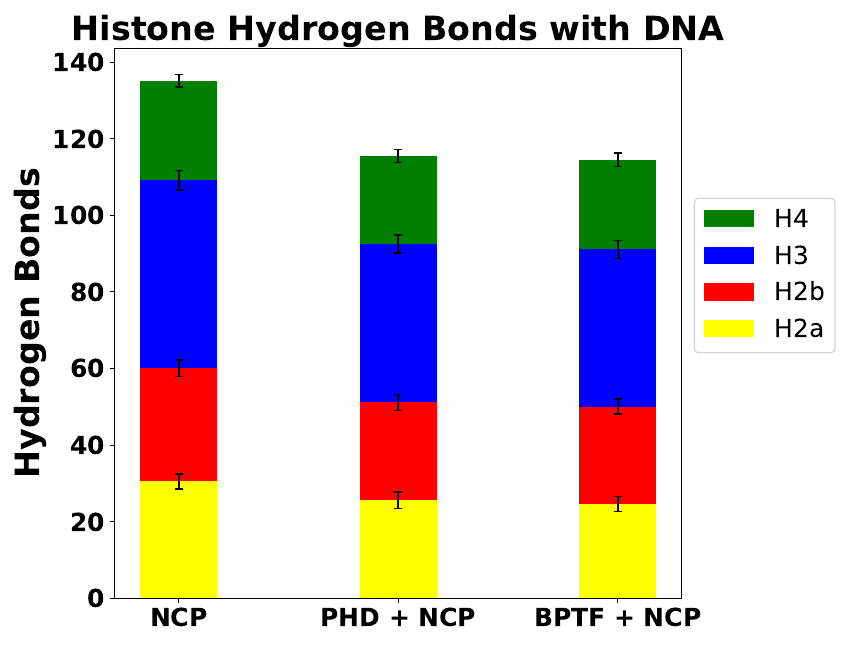

Here is the Python script that generated this plot:
import matplotlib.pyplot as plt
import numpy as np

font = {'family': 'sans-serif',
        'color':  'black',
        'weight': 'bold',
        'size': 24,
        }
        
label = ['NCP', 'PHD + NCP', 'BPTF + NCP']
h3 = np.array([49.1, 41.37, 41.02])
h4=np.array([25.9, 23, 23.41])
h2a = np.array([30.52, 25.57, 24.63])
h2b = np.array([29.59, 25.57, 25.43])


h3_sd = np.array([2.56, 2.33, 2.39])
h4_sd = np.array([1.65,1.73,1.75])
h2a_sd = np.array([1.97,2.17,1.90])
h2b_sd = np.array([2.14, 2.10, 1.94])

width = 0.35       # the width of the bars: can also be len(x) sequence


plt.figure(figsize=(8.5,6.47))


plt.bar(label, h4, width, yerr=h4_sd, capsize = 3, bottom=h2a+h2b+h3, label='H4', color='green')
plt.bar(label, h3, width, yerr=h3_sd, capsize = 3, bottom=h2a+h2b, label='H3', color='blue')
plt.bar(label, h2b, width, yerr=h2b_sd, capsize = 3, bottom=h2a, label='H2b', color='red')
plt.bar(label, h2a, width, yerr=h2a_sd, capsize = 3, label="H2a", color='yellow')
plt.ylabel('Hydrogen Bonds', fontdict=font)
plt.title('Histone Hydrogen Bonds with DNA', fontdict=font)
plt.xticks(fontsize=18, fontweight='bold')
plt.yticks(fontsize=18, fontweight='bold')
plt.legend(bbox_to_anchor=(1.0, 0.75), fontsize=18)
plt.tight_layout()

plt.savefig('Hbonds_poster.png')
plt.savefig('Hbonds_poster.pdf')
plt.show()






#import matplotlib.pyplot as plt
#import numpy as np

#font = {'family': 'sans-serif',
#        'color':  'black',
#        'weight': 'bold',
#        'size': 24,
#        }

#label = ['NCP', 'PHD + NCP', 'BPTF + NCP']
#y = np.array([587, 601, 671])
#yalt=np.array([587, 588, 603])
#a = np.array([0, 13, 68])
#y1 = np.array([68, 64, 66])
#y2 = np.array([135, 115, 118])
#y3 = np.array([0, 1, 1])
#y4 = np.array([0, 5, 6])

#internal_sd = np.array([7, 8, 9])
#yalt_sd = np.array([7,8,8])
#bptf_sd = np.array([0,1,3])
#interhistone_sd = np.array([3, 3, 3])
#dna_histone_sd = np.array([4, 4, 4])
#dna_tf_sd = np.array([0, 1, 1])
#histone_tf_sd = np.array([0, 1, 1])

#width = 0.35       # the width of the bars: can also be len(x) sequence

#plt.figure(figsize=(6.29,6.47))
#fig, ax = plt.subplots()
#ax.bar(label, y, width, yerr=internal_sd, label="Internal bonds")
#ax.bar(label, y1, width, yerr=interhistone_sd,label='Interhistone bonds')
#ax.bar(label, y2, width, yerr=dna_histone_sd, capsize=3, label='DNA-Histone bonds')
#ax.bar(label, y3, width, yerr=dna_tf_sd, bottom=y1+y2, label='DNA-Reader bonds')
#ax.bar(label, y4, width, yerr=histone_tf_sd, capsize=3, bottom=y2, label='Histone-Reader bonds')


#ax.set_ylabel('Hydrogen Bonds', fontdict=font)
#ax.set_title('Differences in Hydrogen Bonds', fontdict=font)
#plt.xticks(fontsize=18, fontweight='bold')
#plt.yticks(fontsize=18, fontweight='bold')
#ax.legend(loc='upper right', fontsize=18)

#plt.savefig('Hbonds_dif.pdf')
#plt.show()
#plt.tight_layout()
#This one appears to be the most useful


